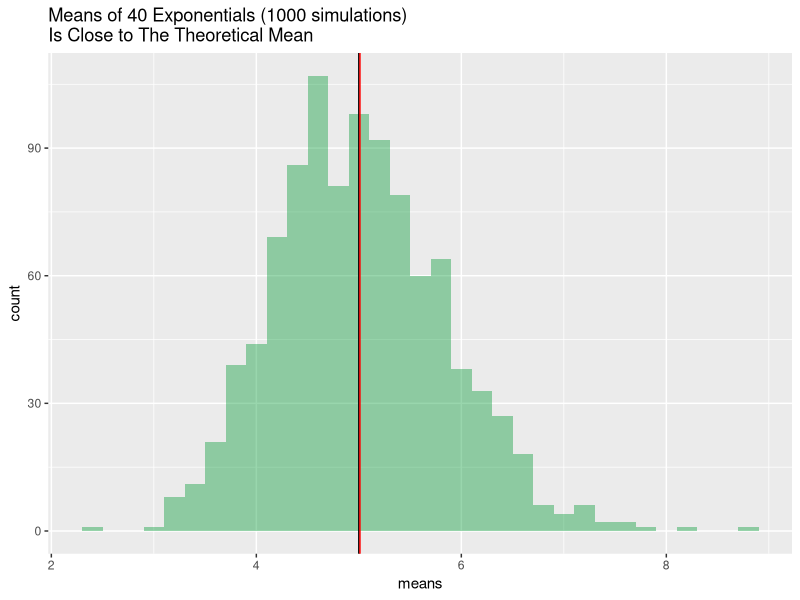
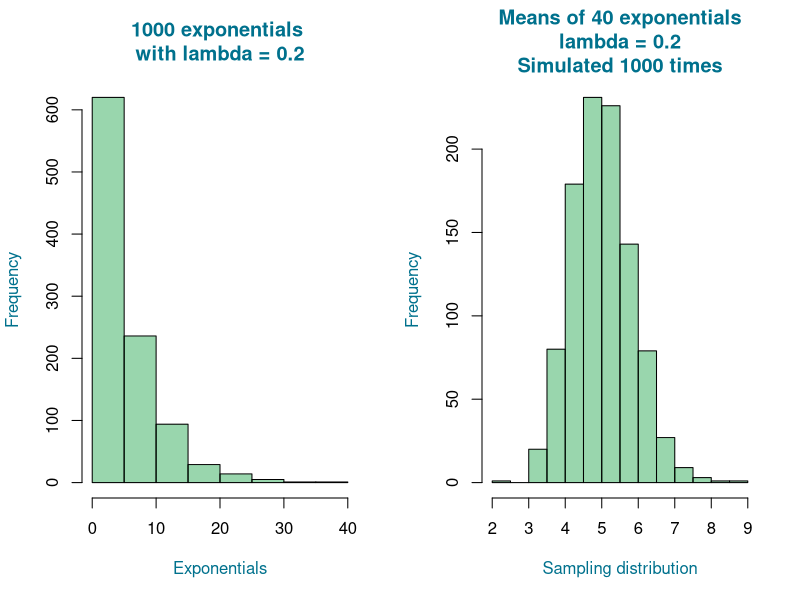

Write R code to recreate these figures, in order.
## ---- chunk 1
simulations = 1000
n = 40
lambda = 0.2
exponent.means <- sapply(1:simulations, function(i) mean(rexp(n, lambda)))
length(exponent.means)
## ---- chunk 2
library(ggplot2)
## ---- chunk 3
theoretical.mean <- 1/lambda
sample.mean <- mean(exponent.means)
## ---- chunk 4
g <- ggplot(data.frame(means = exponent.means), aes(x = exponent.means))
g <- g + geom_histogram(fill = rgb(0,0.6,0.2,0.4), binwidth = 0.2)
g <- g + geom_vline(xintercept = theoretical.mean, color = "black")
g <- g + geom_vline(xintercept = sample.mean, color = "red")
g <- g + labs(x = "means")
g <- g + labs(title = "Means of 40 Exponentials (1000 simulations)\nIs Close to The Theoretical Mean")
g
theoretical.mean
round(sample.mean,2)
## ---- chunk 5
theoretical.variance <- (1/lambda)^2
sample.variance <- var(exponent.means)
theoretical.variance
round(sample.variance, 2)
## ---- chunk 6
# library(RColorBrewer)
par(mfrow = c(1, 2))

hist(rexp(1000, lambda), col = rgb(0,0.6,0.2,0.4),
     xlab = "Exponentials", main = "1000 exponentials \nwith lambda = 0.2",
     col.lab = colorRampPalette(c("red", "green", "blue"))(10)[8],
     col.main = colorRampPalette(c("red", "green", "blue"))(10)[8])

hist(exponent.means, col = rgb(0,0.6,0.2,0.4),
     xlab = "Sampling distribution", 
     main = "Means of 40 exponentials\nlambda = 0.2\nSimulated 1000 times",
     col.lab = colorRampPalette(c("red", "green", "blue"))(10)[8],
     col.main = colorRampPalette(c("red", "green", "blue"))(10)[8])
